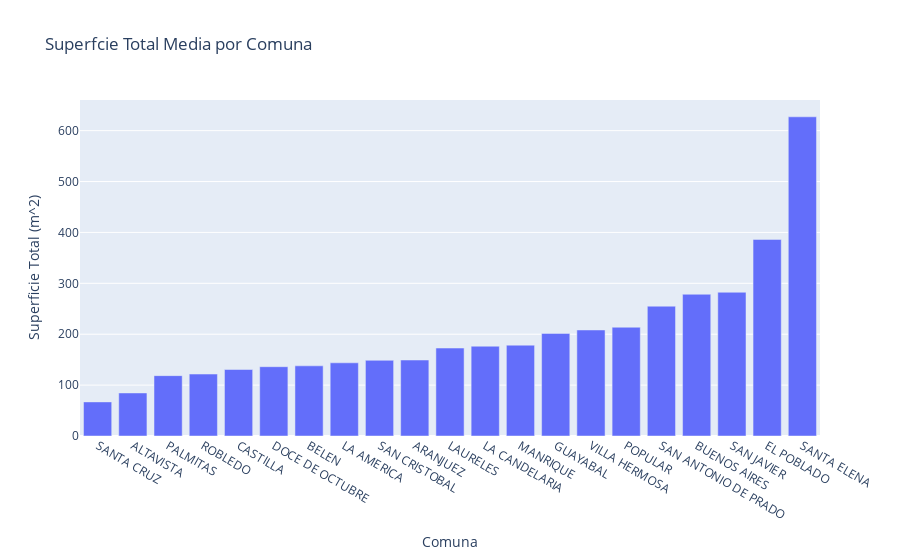

Write notebook code for a chart like this one.
### Code cell
trace = go.Bar(x = districts.sort_values(['surface_total']).name, 
               y = districts.sort_values(['surface_total']).surface_total)
layout = go.Layout(title = 'Superfcie Total Media por Comuna', xaxis_title = 'Comuna', 
                   yaxis_title = 'Superficie Total (m^2)')
fig = go.Figure(data = [trace], layout = layout)
iplot(fig)

### Figure 1 — Plotly figure (JSON) as saved in the notebook; plotly's stock layout.template omitted (floating-point values rounded to 4 significant figures)
{"data": [{"type": "bar", "x": ["SANTA CRUZ", "ALTAVISTA", "PALMITAS", "ROBLEDO", "CASTILLA", "DOCE DE OCTUBRE", "BELEN", "LA AMERICA", "SAN CRISTOBAL", "ARANJUEZ", "LAURELES", "LA CANDELARIA", "MANRIQUE", "GUAYABAL", "VILLA HERMOSA", "POPULAR", "SAN ANTONIO DE PRADO", "BUENOS AIRES", "SAN JAVIER", "EL POBLADO", "SANTA ELENA"], "y": [67, 84.6, 118.6, 121.7, 130.6, 136.2, 137.9, 143.8, 148.7, 149.3, 172.8, 176.4, 178.5, 201.6, 208.3, 213.7, 255.1, 278.5, 282.5, 386.3, 627.2]}], "layout": {"title": {"text": "Superfcie Total Media por Comuna"}, "xaxis": {"title": {"text": "Comuna"}}, "yaxis": {"title": {"text": "Superficie Total (m^2)"}}}}
